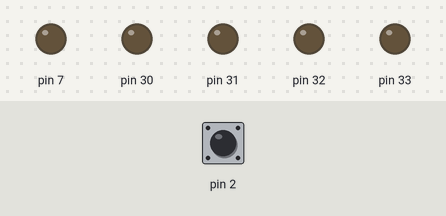
A sketch run on a simulated Arduino Mega 2560, built with avr-gcc and run on an emulated ATmega2560. On the bench: output pins drawn as LEDs (lit = HIGH). Inputs (shaded band) come from the test bench; at power-on: pin 2 HIGH.

Above: at 1.6 s.
1.7 s: pin 2 pulled LOW for 0.15 s
At 2.19 s:
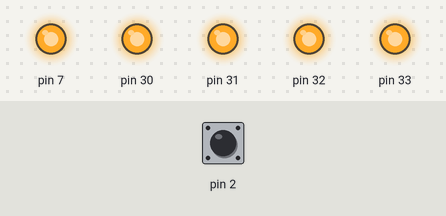
At 2.77 s:
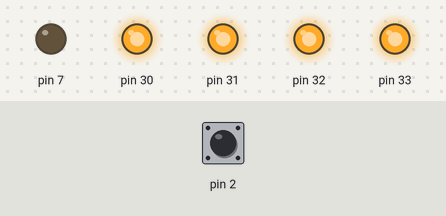
Timing chart, 0 to 10.7 s (numbered marks = the images above; inputs shaded):
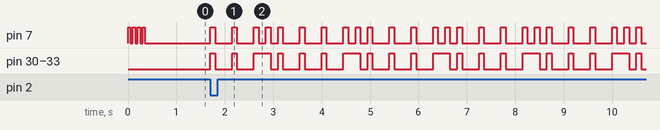

Measured:
- after the input at 1.7 s, pin 7: LOW → HIGH at once, then repeats every 1.9 s: 2 × (LOW 0.35 s, HIGH 0.10 s), 2 × (LOW 0.15 s, HIGH 0.10 s), LOW 0.35 s, HIGH 0.10 s; pin 30–33: LOW → HIGH at once, then repeats every 1.9 s: LOW 0.35 s, HIGH 0.10 s, LOW 0.35 s, HIGH 0.35 s, LOW 0.15 s, HIGH 0.10 s, LOW 0.35 s, HIGH 0.10 s

The sketch:

BuzzerSDelay.ino
```cpp
int beep(unsigned char pausa){
  analogWrite(7,277);
  delay(pausa);
  analogWrite(7,0);
  delay(pausa);
}

int timmer(int pausa){
 unsigned long Millis=millis();


}
int push;
int c1;
int c=0;
bool coff =false;
unsigned long time1=millis;

void setup() {
  // put your setup code here, to run once:
  pinMode(30,OUTPUT);
  pinMode(31,OUTPUT);
  pinMode(32,OUTPUT);
  pinMode(33,OUTPUT);
  pinMode(2,INPUT_PULLUP);
  pinMode(7,OUTPUT);
  beep(50);
  beep(50);
  beep(50);
  beep(50);
  }

void loop() {
  // put your main code here, to run repeatedly:
  push=digitalRead(2);
  if(push==0){
    time1=millis();
    while(true){

if(c==0 && coff == false){
analogWrite(7,277);
RGBon();}
if((millis() - time1 )>= 100 && c==0 && coff==false){
analogWrite(7,0);
coff=!coff;
RGBoff();
time1=millis();}
if((millis() - time1 )>= 350 && c==0 && coff==true){
c++;
coff=!coff;
time1=millis();}

if(c==1 && coff==false){
analogWrite(7,277);
RGBon();}
if((millis() - time1 ) >= 100 && c==1&& coff==false){
analogWrite(7,0);
RGBoff();
coff=!coff;
time1=millis();}
if((millis() - time1 )>= 350 && c==1 && coff==true){
c++;
coff=!coff;
time1=millis();}

if(c==2 && coff==false){
analogWrite(7,277);
RGBon();}
if(millis() - time1 >= 100 && c==2 && coff==false){
analogWrite(7,0);
coff=!coff;
time1=millis();}
if((millis() - time1 )>= 150 && c==2 && coff==true){
c++;
coff=!coff;
time1=millis();}

if(c==3 && coff==false ){
analogWrite(7,277);
RGBon();}
if(millis() - time1 >= 100 && c==3 && coff==false){
analogWrite(7,0);
RGBoff();
coff=!coff;
time1=millis();}
if((millis() - time1 )>= 150 && c==3 && coff==true){
c++;
coff=!coff;
time1=millis();}

if(c==4 && coff==false){
analogWrite(7,277);
RGBon();}
if(millis() - time1 >= 100 && c==4 && coff==false){
analogWrite(7,0);
RGBoff();
coff=!coff;
time1=millis();}
if((millis() - time1 )>= 350 && c==4 && coff==true){
c=0;
coff=!coff;
time1=millis();}

}}
}

void RGBon(){
     analogWrite(30,255);
     analogWrite(31,255);
     analogWrite(32,255);
     analogWrite(33,255);
}
void RGBoff(){
     analogWrite(30,0);
     analogWrite(31,0);
     analogWrite(32,0);
     analogWrite(33,0);

}
```
